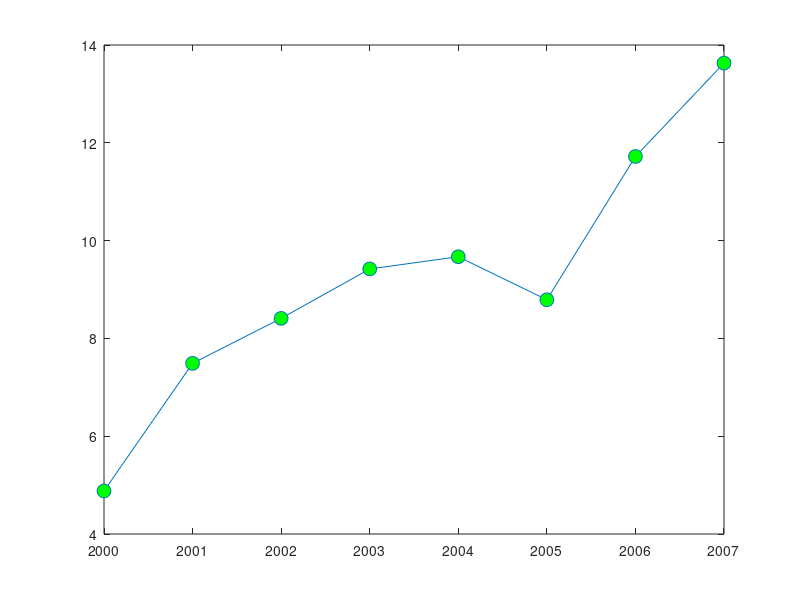

Here is the MATLAB script that generated this plot:
%% Plot Properties

x = 2000:2007;
y = [4.88 7.49 8.41 9.42 9.67 8.79 11.72 13.63];
plot(x,y,"o-")

% Task 1
plot(x,y,"o-","MarkerSize",10)

% Task 2
plot(x,y,"o-","MarkerSize",10,"MarkerFaceColor","g")
